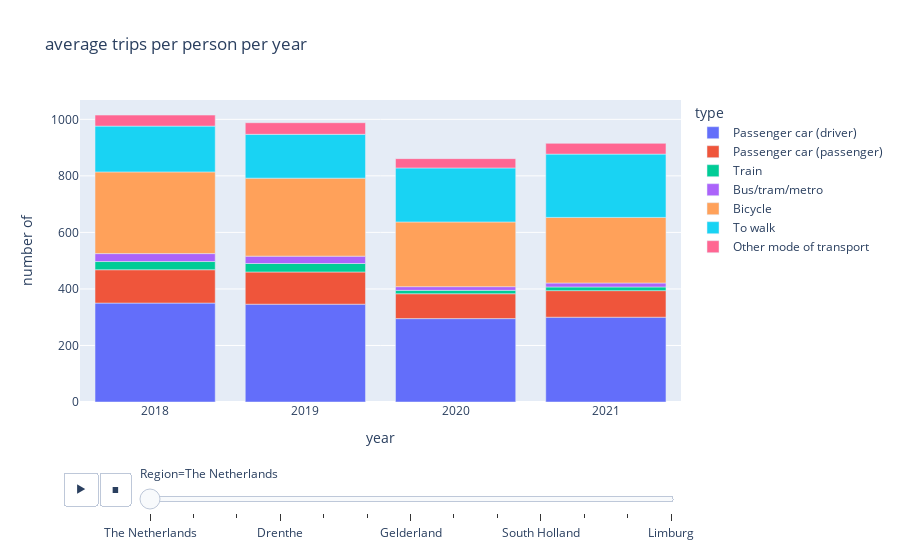

Notebook code for this chart:
### Code cell
px.bar(b,x='year',y='number of',animation_frame='Region',color='type',title='average trips per person per year')

### Figure 1 — Plotly figure (JSON) as saved in the notebook; plotly's stock layout.template omitted (floating-point values rounded to 4 significant figures)
{"data": [{"alignmentgroup": "True", "hovertemplate": "type=Passenger car (driver)<br>Region=The Netherlands<br>year=%{x}<br>number of=%{y}<extra></extra>", "legendgroup": "Passenger car (driver)", "marker": {"color": "#636efa", "pattern": {"shape": ""}}, "name": "Passenger car (driver)", "offsetgroup": "Passenger car (driver)", "orientation": "v", "showlegend": true, "textposition": "auto", "type": "bar", "x": ["2018", "2019", "2020", "2021"], "xaxis": "x", "y": [350, 346, 295, 300], "yaxis": "y"}, {"alignmentgroup": "True", "hovertemplate": "type=Passenger car (passenger)<br>Region=The Netherlands<br>year=%{x}<br>number of=%{y}<extra></extra>", "legendgroup": "Passenger car (passenger)", "marker": {"color": "#EF553B", "pattern": {"shape": ""}}, "name": "Passenger car (passenger)", "offsetgroup": "Passenger car (passenger)", "orientation": "v", "showlegend": true, "textposition": "auto", "type": "bar", "x": ["2018", "2019", "2020", "2021"], "xaxis": "x", "y": [118, 114, 88, 94], "yaxis": "y"}, {"alignmentgroup": "True", "hovertemplate": "type=Train<br>Region=The Netherlands<br>year=%{x}<br>number of=%{y}<extra></extra>", "legendgroup": "Train", "marker": {"color": "#00cc96", "pattern": {"shape": ""}}, "name": "Train", "offsetgroup": "Train", "orientation": "v", "showlegend": true, "textposition": "auto", "type": "bar", "x": ["2018", "2019", "2020", "2021"], "xaxis": "x", "y": [29, 30, 12, 13], "yaxis": "y"}, {"alignmentgroup": "True", "hovertemplate": "type=Bus/tram/metro<br>Region=The Netherlands<br>year=%{x}<br>number of=%{y}<extra></extra>", "legendgroup": "Bus/tram/metro", "marker": {"color": "#ab63fa", "pattern": {"shape": ""}}, "name": "Bus/tram/metro", "offsetgroup": "Bus/tram/metro", "orientation": "v", "showlegend": true, "textposition": "auto", "type": "bar", "x": ["2018", "2019", "2020", "2021"], "xaxis": "x", "y": [28, 26, 13, 14], "yaxis": "y"}, {"alignmentgroup": "True", "hovertemplate": "type=Bicycle<br>Region=The Netherlands<br>year=%{x}<br>number of=%{y}<extra></extra>", "legendgroup": "Bicycle", "marker": {"color": "#FFA15A", "pattern": {"shape": ""}}, "name": "Bicycle", "offsetgroup": "Bicycle", "orientation": "v", "showlegend": true, "textposition": "auto", "type": "bar", "x": ["2018", "2019", "2020", "2021"], "xaxis": "x", "y": [289, 276, 229, 232], "yaxis": "y"}, {"alignmentgroup": "True", "hovertemplate": "type=To walk<br>Region=The Netherlands<br>year=%{x}<br>number of=%{y}<extra></extra>", "legendgroup": "To walk", "marker": {"color": "#19d3f3", "pattern": {"shape": ""}}, "name": "To walk", "offsetgroup": "To walk", "orientation": "v", "showlegend": true, "textposition": "auto", "type": "bar", "x": ["2018", "2019", "2020", "2021"], "xaxis": "x", "y": [162, 155, 191, 224], "yaxis": "y"}, {"alignmentgroup": "True", "hovertemplate": "type=Other mode of transport<br>Region=The Netherlands<br>year=%{x}<br>number of=%{y}<extra></extra>", "legendgroup": "Other mode of transport", "marker": {"color": "#FF6692", "pattern": {"shape": ""}}, "name": "Other mode of transport", "offsetgroup": "Other mode of transport", "orientation": "v", "showlegend": true, "textposition": "auto", "type": "bar", "x": ["2018", "2019", "2020", "2021"], "xaxis": "x", "y": [39, 41, 33, 38], "yaxis": "y"}], "layout": {"barmode": "relative", "legend": {"title": {"text": "type"}, "tracegroupgap": 0}, "sliders": [{"active": 0, "currentvalue": {"prefix": "Region="}, "len": 0.9, "pad": {"b": 10, "t": 60}, "steps": [{"args": [["The Netherlands"], {"frame": {"duration": 0, "redraw": true}, "fromcurrent": true, "mode": "immediate", "transition": {"duration": 0, "easing": "linear"}}], "label": "The Netherlands", "method": "animate"}, {"args": [["Groningen"], {"frame": {"duration": 0, "redraw": true}, "fromcurrent": true, "mode": "immediate", "transition": {"duration": 0, "easing": "linear"}}], "label": "Groningen", "method": "animate"}, {"args": [["Friesland"], {"frame": {"duration": 0, "redraw": true}, "fromcurrent": true, "mode": "immediate", "transition": {"duration": 0, "easing": "linear"}}], "label": "Friesland", "method": "animate"}, {"args": [["Drenthe"], {"frame": {"duration": 0, "redraw": true}, "fromcurrent": true, "mode": "immediate", "transition": {"duration": 0, "easing": "linear"}}], "label": "Drenthe", "method": "animate"}, {"args": [["Overijssel"], {"frame": {"duration": 0, "redraw": true}, "fromcurrent": true, "mode": "immediate", "transition": {"duration": 0, "easing": "linear"}}], "label": "Overijssel", "method": "animate"}, {"args": [["Flevoland"], {"frame": {"duration": 0, "redraw": true}, "fromcurrent": true, "mode": "immediate", "transition": {"duration": 0, "easing": "linear"}}], "label": "Flevoland", "method": "animate"}, {"args": [["Gelderland"], {"frame": {"duration": 0, "redraw": true}, "fromcurrent": true, "mode": "immediate", "transition": {"duration": 0, "easing": "linear"}}], "label": "Gelderland", "method": "animate"}, {"args": [["Utrecht"], {"frame": {"duration": 0, "redraw": true}, "fromcurrent": true, "mode": "immediate", "transition": {"duration": 0, "easing": "linear"}}], "label": "Utrecht", "method": "animate"}, {"args": [["North Holland"], {"frame": {"duration": 0, "redraw": true}, "fromcurrent": true, "mode": "immediate", "transition": {"duration": 0, "easing": "linear"}}], "label": "North Holland", "method": "animate"}, {"args": [["South Holland"], {"frame": {"duration": 0, "redraw": true}, "fromcurrent": true, "mode": "immediate", "transition": {"duration": 0, "easing": "linear"}}], "label": "South Holland", "method": "animate"}, {"args": [["Zealand"], {"frame": {"duration": 0, "redraw": true}, "fromcurrent": true, "mode": "immediate", "transition": {"duration": 0, "easing": "linear"}}], "label": "Zealand", "method": "animate"}, {"args": [["North Brabant"], {"frame": {"duration": 0, "redraw": true}, "fromcurrent": true, "mode": "immediate", "transition": {"duration": 0, "easing": "linear"}}], "label": "North Brabant", "method": "animate"}, {"args": [["Limburg"], {"frame": {"duration": 0, "redraw": true}, "fromcurrent": true, "mode": "immediate", "transition": {"duration": 0, "easing": "linear"}}], "label": "Limburg", "method": "animate"}], "x": 0.1, "xanchor": "left", "y": 0, "yanchor": "top"}], "title": {"text": "average trips per person per year"}, "updatemenus": [{"buttons": [{"args": [null, {"frame": {"duration": 500, "redraw": true}, "fromcurrent": true, "mode": "immediate", "transition": {"duration": 500, "easing": "linear"}}], "label": "&#9654;", "method": "animate"}, {"args": [[null], {"frame": {"duration": 0, "redraw": true}, "fromcurrent": true, "mode": "immediate", "transition": {"duration": 0, "easing": "linear"}}], "label": "&#9724;", "method": "animate"}], "direction": "left", "pad": {"r": 10, "t": 70}, "showactive": false, "type": "buttons", "x": 0.1, "xanchor": "right", "y": 0, "yanchor": "top"}], "xaxis": {"anchor": "y", "domain": [0, 1], "title": {"text": "year"}}, "yaxis": {"anchor": "x", "domain": [0, 1], "title": {"text": "number of"}}}}
